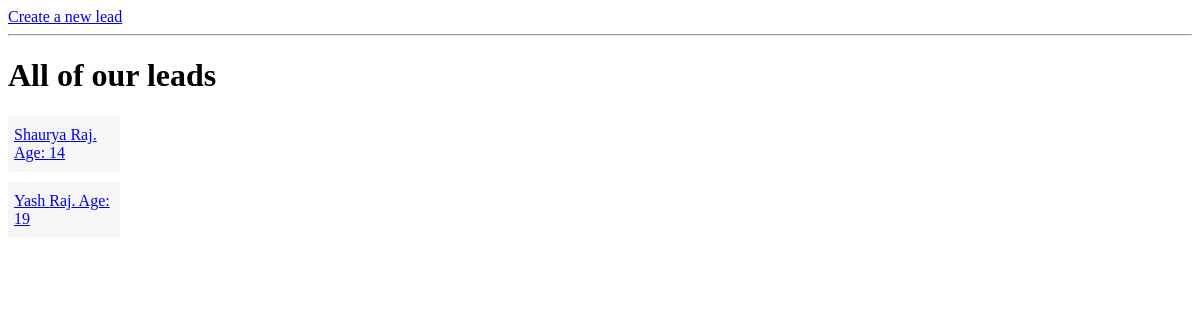
The page /leads/ on the database as committed earlier.
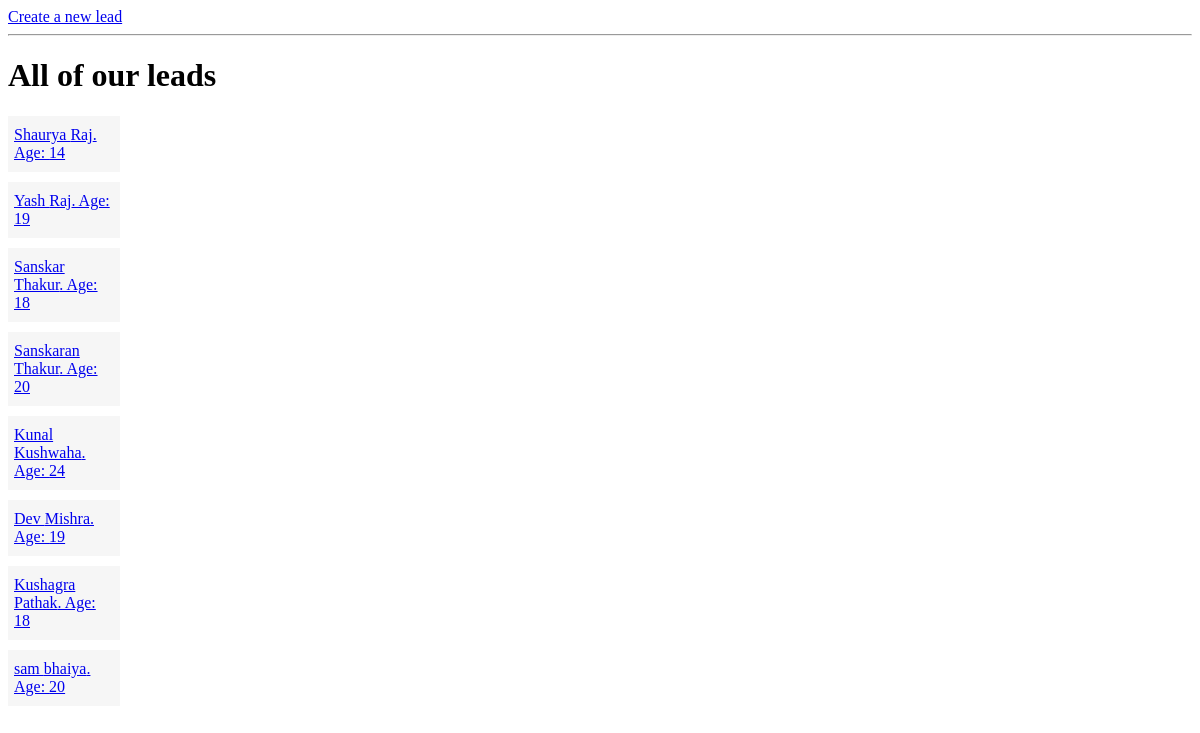
The same page on the database as committed later.
### leads/models.py (models this page shows)
class lead(models.Model):
  first_name = models.CharField(max_length=20)
  last_name = models.CharField(max_length=20)
  age = models.IntegerField(default=0)
  agent = models.ForeignKey("Agent", on_delete=models.CASCADE)
  def __str__(self):
   return f"{self.first_name} {self.last_name}"

### leads/views.py (the view)
# urls.py: path('', lead_list, name="lead_list"),
def lead_list(request):
  leads = lead.objects.all()
  context = {
    "leads": leads
  }
  print(context)
  return render(request, "leads/lead_list.html" , context)

### leads/templates/leads/lead_list.html (shortened to what this page needs)
<!DOCTYPE html>
<html lang="en">
  <head>
  </head>
  <body>
    <a href= "/leads/create"> Create a new lead </a>
    <hr>
  <h1>All of our leads</h1>
  {% for lead in leads %}
        <div class="lead">
           <a href="/leads/{{ lead.id }}/"> {{ lead.first_name}} {{ lead.last_name}}. Age: {{lead.age}} </a>
        </div>
  {% endfor %}
  </body>
</html>

### leads/templates/leads/lead_list.html (style rules this page uses)
.lead { padding-top: 10px; padding-bottom: 10px; padding-left: 6px; padding-right: 6px; margin-top: 10px; background-color: #f6f6f6; width: 100px; }

Rows that differ between the two databases and show on the page:
added lead: first_name "Sanskar", last_name "Thakur", age "18"
added lead: first_name "Sanskaran", last_name "Thakur", age "20"
added lead: first_name "Kunal", last_name "Kushwaha", age "24"
added lead: first_name "Dev", last_name "Mishra", age "19"
added lead: first_name "Kushagra", last_name "Pathak", age "18"
added lead: first_name "sam", last_name "bhaiya", age "20"
